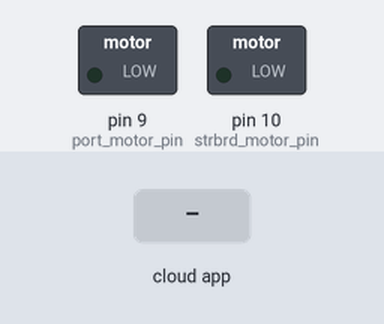
This sketch was run on a simulated Arduino Uno, built with avr-gcc and run on an emulated ATmega328P. Parts: switched loads named in the sketch (green lamp = pin HIGH). The test bench sets the inputs (shaded band). The ROS host is connected and sends only what is stated.

Above: at 6.2 s.
6.3 s: the phone or cloud app sets port_motor_input to 45
At 7.0 s:
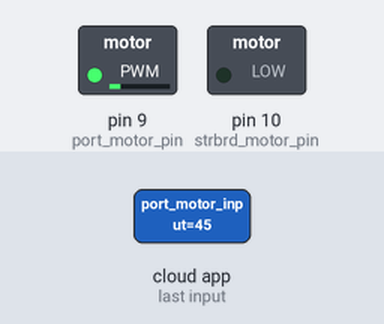
7.8 s: the phone or cloud app sets strbrd_motor_input to 45
At 8.1 s:
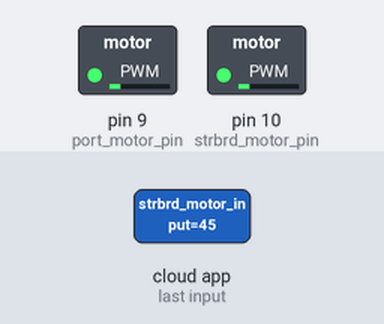
9.3 s: the phone or cloud app sets port_motor_input to 0
At 10.4 s:
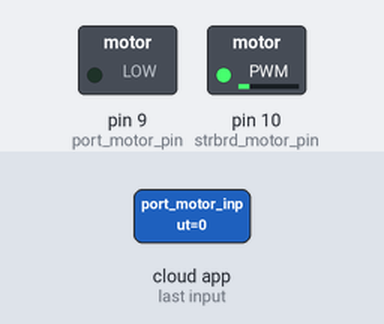
10.8 s: the phone or cloud app sets strbrd_motor_input to 90
At 11.5 s:
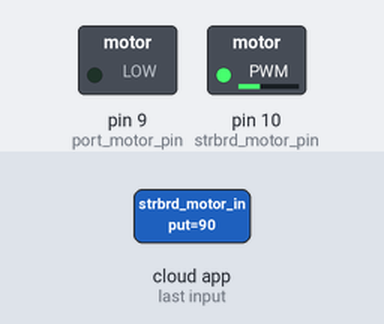
12.3 s: the phone or cloud app sets port_motor_input to 90
At 12.7 s:
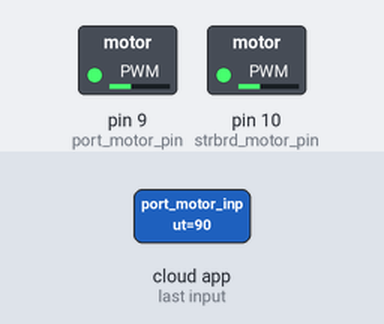
13.8 s: the phone or cloud app sets strbrd_motor_input to 0
At 15.1 s:
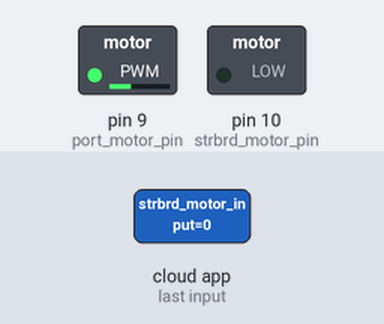
Timing chart, 0 to 16.3 s (numbered marks = the images above; inputs shaded):
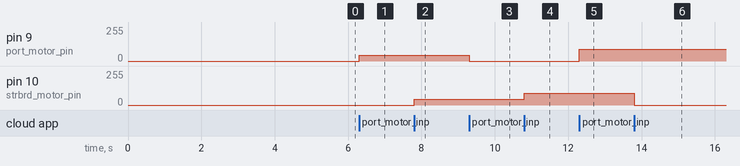

Measured:
- after the input at 6.3 s, pin 9 (port_motor_pin): 0/255 → 45/255 at once
- after the input at 7.8 s, pin 10 (strbrd_motor_pin): 0/255 → 45/255 at once
- after the input at 9.3 s, pin 9 (port_motor_pin): 45/255 → 0/255 at once
- after the input at 10.8 s, pin 10 (strbrd_motor_pin): 45/255 → 90/255 at once
- after the input at 12.3 s, pin 9 (port_motor_pin): 0/255 → 90/255 at once
- after the input at 13.8 s, pin 10 (strbrd_motor_pin): 90/255 → 0/255 at once

The sketch:

motor_controller.ino
```cpp
//------------------------------------------------------------------------------
// Import libraries
#include <Arduino.h>
#include <ros.h>
#include <Servo.h>
#include <stdio.h>
#include <std_msgs/Int16.h>

//------------------------------------------------------------------------------
// Define Arduino pins

// PWM ouptut port for port-side and starboard-side main motors
int port_motor_pin = 9;
int strbrd_motor_pin = 10;

// PWM ouptut port for port-side and starboard-side lateral thrusters
byte port_thruster_pin_1 = 6;
byte port_thruster_pin_2 = 5;
byte strbrd_thruster_pin_1 = 8;
byte strbrd_thruster_pin_2 = 7;

//------------------------------------------------------------------------------
// Define servos for thrusters
Servo strbrd_thruster_servo_1;
Servo strbrd_thruster_servo_2;
Servo port_thruster_servo_1;
Servo port_thruster_servo_2;

//------------------------------------------------------------------------------
// Setup callbacks, node handle, and subscribers
void port_motor_callback(const std_msgs::Int16& msg) {
    analogWrite(port_motor_pin, msg.data);
}

void strbrd_motor_callback (const std_msgs::Int16& msg) {
    analogWrite(strbrd_motor_pin, msg.data);
}

void port_bow_thruster_callback (const std_msgs::Int16& msg) {
    port_thruster_servo_1.writeMicroseconds(msg.data);
    port_thruster_servo_2.writeMicroseconds(msg.data);
}

void strbrd_bow_thruster_callback (const std_msgs::Int16& msg) {
    strbrd_thruster_servo_1.writeMicroseconds(msg.data);
    strbrd_thruster_servo_2.writeMicroseconds(msg.data);
}

void initialize_thruster(Servo servo, byte pin) {
    servo.attach(pin);
    servo.writeMicroseconds(1500);
}

ros::NodeHandle nh;

ros::Subscriber<std_msgs::Int16> port_motor_sub("port_motor_input", &port_motor_callback);
ros::Subscriber<std_msgs::Int16> strbrd_motor_sub("strbrd_motor_input", &strbrd_motor_callback);
ros::Subscriber<std_msgs::Int16> port_thruster_sub("port_thruster_input", &port_bow_thruster_callback);
ros::Subscriber<std_msgs::Int16> strbrd_bow_thruster_sub("strbrd_thruster_input", &strbrd_bow_thruster_callback);

//------------------------------------------------------------------------------
// Arduino setup
void setup() {
  Serial.begin(9600);
  delay(5000);

  // Initialize thrusters
  initialize_thruster(strbrd_thruster_servo_1, strbrd_thruster_pin_1);
  initialize_thruster(strbrd_thruster_servo_2, strbrd_thruster_pin_2);
  initialize_thruster(port_thruster_servo_1, port_thruster_pin_1);
  initialize_thruster(port_thruster_servo_2, port_thruster_pin_2);

  // Initialize ROS node and subscribers
  nh.initNode();
  nh.subscribe(port_motor_sub);
  nh.subscribe(strbrd_motor_sub);
  nh.subscribe(port_thruster_sub);
  nh.subscribe(strbrd_bow_thruster_sub);

  // Change the Arduino output frequency for pins 9 and 10. This could be where
  // the issue is in communicating with the thrusters.
  byte mode;
  mode = 0x01;
  TCCR2B = TCCR2B & 0b11111000 | mode;
}

//------------------------------------------------------------------------------
// Arduino loop
void loop() { nh.spinOnce(); }
```
